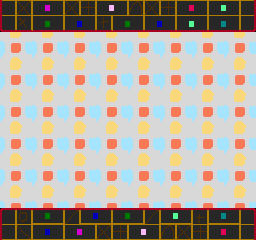

Rendered tile map (Tiled .tmx) drawn with the repository's tilesets; below, a short description and the full map source, tile grids included:
An orthogonal 16x15 tile map with 16x16 px tiles, 2 tile layers (back, front) and 3 objects (Miniboss).

<map version="1.0" orientation="orthogonal" width="16" height="15" tilewidth="16" tileheight="16">
 <tileset firstgid="1" name="tiles1" tilewidth="16" tileheight="16">
  <image source="../tiles0.gif" trans="ff00ff" width="256" height="256" />
 </tileset>
 <layer name="back" width="16" height="15">
  <data encoding="csv">
129,130,129,130,129,130,129,130,129,130,129,130,129,130,129,130,
145,146,145,146,145,146,145,146,145,146,145,146,145,146,145,146,
129,130,129,130,129,130,129,130,129,130,129,130,129,130,129,130,
145,146,145,146,145,146,145,146,145,146,145,146,145,146,145,146,
129,130,129,130,129,130,129,130,129,130,129,130,129,130,129,130,
145,146,145,146,145,146,145,146,145,146,145,146,145,146,145,146,
129,130,129,130,129,130,129,130,129,130,129,130,129,130,129,130,
145,146,145,146,145,146,145,146,145,146,145,146,145,146,145,146,
129,130,129,130,129,130,129,130,129,130,129,130,129,130,129,130,
145,146,145,146,145,146,145,146,145,146,145,146,145,146,145,146,
129,130,129,130,129,130,129,130,129,130,129,130,129,130,129,130,
145,146,145,146,145,146,145,146,145,146,145,146,145,146,145,146,
129,130,129,130,129,130,129,130,129,130,129,130,129,130,129,130,
145,146,145,146,145,146,145,146,145,146,145,146,145,146,145,146,
129,130,129,130,129,130,129,130,129,130,129,130,129,130,129,130
</data>
 </layer>
 <layer name="front" width="16" height="15">
  <data encoding="csv">
97,115,87,88,115,116,85,86,119,115,116,81,82,69,70,104,
17,19,1,2,3,4,20,1,2,3,4,5,6,7,8,24,
0,0,0,0,0,0,0,0,0,0,0,0,0,0,0,0,
0,0,0,0,0,0,0,0,0,0,0,0,0,0,0,0,
0,0,0,0,0,0,0,0,0,0,0,0,0,0,0,0,
0,0,0,0,0,0,0,0,0,0,0,0,0,0,0,0,
0,0,0,0,0,0,0,0,0,0,0,0,0,0,0,0,
0,0,0,0,0,0,0,0,0,0,0,0,0,0,0,0,
0,0,0,0,0,0,0,0,0,0,0,0,0,0,0,0,
0,0,0,0,0,0,0,0,0,0,0,0,0,0,0,0,
0,0,0,0,0,0,0,0,0,0,0,0,0,0,0,0,
0,0,0,0,0,0,0,0,0,0,0,0,0,0,0,0,
0,0,0,0,0,0,0,0,0,0,0,0,0,0,0,0,
33,34,49,50,38,51,52,49,50,38,53,54,36,55,56,40,
113,99,67,68,87,88,115,116,85,86,119,115,116,81,82,104
</data>
 </layer>
 <objectgroup name="lines" width="16" height="15">
  <properties>
   <property name="rarity" value="0.3" />
   <property name="tags" value="[&quot;miniboss&quot;]" />
  </properties>
  <object x="256" y="208">
   <polyline points="0,0 -256,0" />
  </object>
  <object x="0" y="32">
   <polyline points="0,0 256,0" />
  </object>
 </objectgroup>
 <objectgroup name="objects" width="16" height="15">
  <object name="Miniboss" gid="17" x="128" y="192" />
 </objectgroup>
</map>
